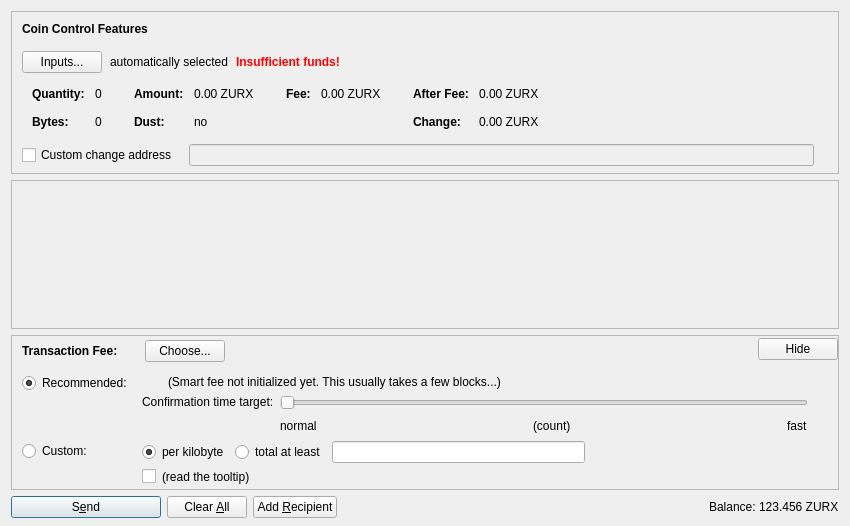
<?xml version="1.0" encoding="UTF-8"?>
<ui version="4.0">
 <class>SendCoinsDialog</class>
 <widget class="QDialog" name="SendCoinsDialog">
  <property name="geometry">
   <rect>
    <x>0</x>
    <y>0</y>
    <width>850</width>
    <height>526</height>
   </rect>
  </property>
  <property name="windowTitle">
   <string>Send Coins</string>
  </property>
  <layout class="QVBoxLayout" name="verticalLayout" stretch="0,1,0,0">
   <property name="bottomMargin">
    <number>8</number>
   </property>
   <item>
    <widget class="QFrame" name="frameCoinControl">
     <property name="sizePolicy">
      <sizepolicy hsizetype="Expanding" vsizetype="Expanding">
       <horstretch>0</horstretch>
       <verstretch>0</verstretch>
      </sizepolicy>
     </property>
     <property name="maximumSize">
      <size>
       <width>16777215</width>
       <height>16777215</height>
      </size>
     </property>
     <property name="frameShape">
      <enum>QFrame::StyledPanel</enum>
     </property>
     <property name="frameShadow">
      <enum>QFrame::Sunken</enum>
     </property>
     <layout class="QVBoxLayout" name="verticalLayoutCoinControl2">
      <property name="spacing">
       <number>0</number>
      </property>
      <property name="leftMargin">
       <number>0</number>
      </property>
      <property name="topMargin">
       <number>0</number>
      </property>
      <property name="rightMargin">
       <number>0</number>
      </property>
      <property name="bottomMargin">
       <number>6</number>
      </property>
      <item>
       <layout class="QVBoxLayout" name="verticalLayoutCoinControl" stretch="0,0,0,0,1">
        <property name="spacing">
         <number>0</number>
        </property>
        <property name="leftMargin">
         <number>10</number>
        </property>
        <property name="topMargin">
         <number>10</number>
        </property>
        <item>
         <layout class="QHBoxLayout" name="horizontalLayoutCoinControl1">
          <property name="bottomMargin">
           <number>15</number>
          </property>
          <item>
           <widget class="QLabel" name="labelCoinControlFeatures">
            <property name="sizePolicy">
             <sizepolicy hsizetype="Preferred" vsizetype="Maximum">
              <horstretch>0</horstretch>
              <verstretch>0</verstretch>
             </sizepolicy>
            </property>
            <property name="font">
             <font>
              <weight>75</weight>
              <bold>true</bold>
             </font>
            </property>
            <property name="styleSheet">
             <string notr="true">font-weight:bold;</string>
            </property>
            <property name="text">
             <string>Coin Control Features</string>
            </property>
           </widget>
          </item>
         </layout>
        </item>
        <item>
         <layout class="QHBoxLayout" name="horizontalLayoutCoinControl2" stretch="0,0,0,0">
          <property name="spacing">
           <number>8</number>
          </property>
          <property name="bottomMargin">
           <number>10</number>
          </property>
          <item>
           <widget class="QPushButton" name="pushButtonCoinControl">
            <property name="styleSheet">
             <string notr="true"/>
            </property>
            <property name="text">
             <string>Inputs...</string>
            </property>
            <property name="autoDefault">
             <bool>false</bool>
            </property>
           </widget>
          </item>
          <item>
           <widget class="QLabel" name="labelCoinControlAutomaticallySelected">
            <property name="text">
             <string>automatically selected</string>
            </property>
            <property name="margin">
             <number>5</number>
            </property>
           </widget>
          </item>
          <item>
           <widget class="QLabel" name="labelCoinControlInsuffFunds">
            <property name="font">
             <font>
              <weight>75</weight>
              <bold>true</bold>
             </font>
            </property>
            <property name="styleSheet">
             <string notr="true">color:red;font-weight:bold;</string>
            </property>
            <property name="text">
             <string>Insufficient funds!</string>
            </property>
            <property name="margin">
             <number>5</number>
            </property>
           </widget>
          </item>
          <item>
           <spacer name="horizontalSpacerCoinControl">
            <property name="orientation">
             <enum>Qt::Horizontal</enum>
            </property>
            <property name="sizeHint" stdset="0">
             <size>
              <width>40</width>
              <height>1</height>
             </size>
            </property>
           </spacer>
          </item>
         </layout>
        </item>
        <item>
         <widget class="QWidget" name="widgetCoinControl" native="true">
          <property name="sizePolicy">
           <sizepolicy hsizetype="Preferred" vsizetype="Preferred">
            <horstretch>0</horstretch>
            <verstretch>0</verstretch>
           </sizepolicy>
          </property>
          <property name="minimumSize">
           <size>
            <width>0</width>
            <height>0</height>
           </size>
          </property>
          <property name="styleSheet">
           <string notr="true"/>
          </property>
          <layout class="QHBoxLayout" name="horizontalLayoutCoinControl5">
           <property name="leftMargin">
            <number>0</number>
           </property>
           <property name="topMargin">
            <number>0</number>
           </property>
           <property name="rightMargin">
            <number>0</number>
           </property>
           <property name="bottomMargin">
            <number>0</number>
           </property>
           <item>
            <layout class="QHBoxLayout" name="horizontalLayoutCoinControl3" stretch="0,0,0,1">
             <property name="spacing">
              <number>20</number>
             </property>
             <property name="topMargin">
              <number>0</number>
             </property>
             <property name="bottomMargin">
              <number>10</number>
             </property>
             <item>
              <layout class="QFormLayout" name="formLayoutCoinControl1">
               <property name="horizontalSpacing">
                <number>10</number>
               </property>
               <property name="verticalSpacing">
                <number>14</number>
               </property>
               <property name="leftMargin">
                <number>10</number>
               </property>
               <property name="topMargin">
                <number>4</number>
               </property>
               <property name="rightMargin">
                <number>6</number>
               </property>
               <item row="0" column="0">
                <widget class="QLabel" name="labelCoinControlQuantityText">
                 <property name="font">
                  <font>
                   <weight>75</weight>
                   <bold>true</bold>
                  </font>
                 </property>
                 <property name="text">
                  <string>Quantity:</string>
                 </property>
                 <property name="margin">
                  <number>0</number>
                 </property>
                </widget>
               </item>
               <item row="0" column="1">
                <widget class="QLabel" name="labelCoinControlQuantity">
                 <property name="cursor">
                  <cursorShape>IBeamCursor</cursorShape>
                 </property>
                 <property name="contextMenuPolicy">
                  <enum>Qt::ActionsContextMenu</enum>
                 </property>
                 <property name="text">
                  <string notr="true">0</string>
                 </property>
                 <property name="margin">
                  <number>0</number>
                 </property>
                 <property name="textInteractionFlags">
                  <set>Qt::LinksAccessibleByMouse|Qt::TextSelectableByKeyboard|Qt::TextSelectableByMouse</set>
                 </property>
                </widget>
               </item>
               <item row="1" column="0">
                <widget class="QLabel" name="labelCoinControlBytesText">
                 <property name="font">
                  <font>
                   <weight>75</weight>
                   <bold>true</bold>
                  </font>
                 </property>
                 <property name="text">
                  <string>Bytes:</string>
                 </property>
                </widget>
               </item>
               <item row="1" column="1">
                <widget class="QLabel" name="labelCoinControlBytes">
                 <property name="cursor">
                  <cursorShape>IBeamCursor</cursorShape>
                 </property>
                 <property name="contextMenuPolicy">
                  <enum>Qt::ActionsContextMenu</enum>
                 </property>
                 <property name="text">
                  <string notr="true">0</string>
                 </property>
                 <property name="textInteractionFlags">
                  <set>Qt::LinksAccessibleByMouse|Qt::TextSelectableByKeyboard|Qt::TextSelectableByMouse</set>
                 </property>
                </widget>
               </item>
              </layout>
             </item>
             <item>
              <layout class="QFormLayout" name="formLayoutCoinControl2">
               <property name="horizontalSpacing">
                <number>10</number>
               </property>
               <property name="verticalSpacing">
                <number>14</number>
               </property>
               <property name="leftMargin">
                <number>6</number>
               </property>
               <property name="topMargin">
                <number>4</number>
               </property>
               <property name="rightMargin">
                <number>6</number>
               </property>
               <item row="0" column="0">
                <widget class="QLabel" name="labelCoinControlAmountText">
                 <property name="font">
                  <font>
                   <weight>75</weight>
                   <bold>true</bold>
                  </font>
                 </property>
                 <property name="text">
                  <string>Amount:</string>
                 </property>
                 <property name="margin">
                  <number>0</number>
                 </property>
                </widget>
               </item>
               <item row="0" column="1">
                <widget class="QLabel" name="labelCoinControlAmount">
                 <property name="cursor">
                  <cursorShape>IBeamCursor</cursorShape>
                 </property>
                 <property name="contextMenuPolicy">
                  <enum>Qt::ActionsContextMenu</enum>
                 </property>
                 <property name="text">
                  <string notr="true">0.00 ZURX</string>
                 </property>
                 <property name="textInteractionFlags">
                  <set>Qt::LinksAccessibleByMouse|Qt::TextSelectableByKeyboard|Qt::TextSelectableByMouse</set>
                 </property>
                </widget>
               </item>
               <item row="1" column="0">
                <widget class="QLabel" name="labelCoinControlLowOutputText">
                 <property name="font">
                  <font>
                   <weight>75</weight>
                   <bold>true</bold>
                  </font>
                 </property>
                 <property name="text">
                  <string>Dust:</string>
                 </property>
                </widget>
               </item>
               <item row="1" column="1">
                <widget class="QLabel" name="labelCoinControlLowOutput">
                 <property name="cursor">
                  <cursorShape>IBeamCursor</cursorShape>
                 </property>
                 <property name="contextMenuPolicy">
                  <enum>Qt::ActionsContextMenu</enum>
                 </property>
                 <property name="text">
                  <string notr="true">no</string>
                 </property>
                 <property name="textInteractionFlags">
                  <set>Qt::LinksAccessibleByMouse|Qt::TextSelectableByKeyboard|Qt::TextSelectableByMouse</set>
                 </property>
                </widget>
               </item>
              </layout>
             </item>
             <item>
              <layout class="QFormLayout" name="formLayoutCoinControl3">
               <property name="horizontalSpacing">
                <number>10</number>
               </property>
               <property name="verticalSpacing">
                <number>14</number>
               </property>
               <property name="leftMargin">
                <number>6</number>
               </property>
               <property name="topMargin">
                <number>4</number>
               </property>
               <property name="rightMargin">
                <number>6</number>
               </property>
               <item row="0" column="0">
                <widget class="QLabel" name="labelCoinControlFeeText">
                 <property name="font">
                  <font>
                   <weight>75</weight>
                   <bold>true</bold>
                  </font>
                 </property>
                 <property name="text">
                  <string>Fee:</string>
                 </property>
                 <property name="margin">
                  <number>0</number>
                 </property>
                </widget>
               </item>
               <item row="0" column="1">
                <widget class="QLabel" name="labelCoinControlFee">
                 <property name="cursor">
                  <cursorShape>IBeamCursor</cursorShape>
                 </property>
                 <property name="contextMenuPolicy">
                  <enum>Qt::ActionsContextMenu</enum>
                 </property>
                 <property name="text">
                  <string notr="true">0.00 ZURX</string>
                 </property>
                 <property name="textInteractionFlags">
                  <set>Qt::LinksAccessibleByMouse|Qt::TextSelectableByKeyboard|Qt::TextSelectableByMouse</set>
                 </property>
                </widget>
               </item>
              </layout>
             </item>
             <item>
              <layout class="QFormLayout" name="formLayoutCoinControl4">
               <property name="horizontalSpacing">
                <number>10</number>
               </property>
               <property name="verticalSpacing">
                <number>14</number>
               </property>
               <property name="leftMargin">
                <number>6</number>
               </property>
               <property name="topMargin">
                <number>4</number>
               </property>
               <property name="rightMargin">
                <number>6</number>
               </property>
               <item row="0" column="0">
                <widget class="QLabel" name="labelCoinControlAfterFeeText">
                 <property name="font">
                  <font>
                   <weight>75</weight>
                   <bold>true</bold>
                  </font>
                 </property>
                 <property name="text">
                  <string>After Fee:</string>
                 </property>
                 <property name="margin">
                  <number>0</number>
                 </property>
                </widget>
               </item>
               <item row="0" column="1">
                <widget class="QLabel" name="labelCoinControlAfterFee">
                 <property name="cursor">
                  <cursorShape>IBeamCursor</cursorShape>
                 </property>
                 <property name="contextMenuPolicy">
                  <enum>Qt::ActionsContextMenu</enum>
                 </property>
                 <property name="text">
                  <string notr="true">0.00 ZURX</string>
                 </property>
                 <property name="textInteractionFlags">
                  <set>Qt::LinksAccessibleByMouse|Qt::TextSelectableByKeyboard|Qt::TextSelectableByMouse</set>
                 </property>
                </widget>
               </item>
               <item row="1" column="0">
                <widget class="QLabel" name="labelCoinControlChangeText">
                 <property name="font">
                  <font>
                   <weight>75</weight>
                   <bold>true</bold>
                  </font>
                 </property>
                 <property name="text">
                  <string>Change:</string>
                 </property>
                </widget>
               </item>
               <item row="1" column="1">
                <widget class="QLabel" name="labelCoinControlChange">
                 <property name="cursor">
                  <cursorShape>IBeamCursor</cursorShape>
                 </property>
                 <property name="contextMenuPolicy">
                  <enum>Qt::ActionsContextMenu</enum>
                 </property>
                 <property name="text">
                  <string notr="true">0.00 ZURX</string>
                 </property>
                 <property name="textInteractionFlags">
                  <set>Qt::LinksAccessibleByMouse|Qt::TextSelectableByKeyboard|Qt::TextSelectableByMouse</set>
                 </property>
                </widget>
               </item>
              </layout>
             </item>
            </layout>
           </item>
          </layout>
         </widget>
        </item>
        <item>
         <layout class="QHBoxLayout" name="horizontalLayoutCoinControl4" stretch="0,0,0">
          <property name="spacing">
           <number>12</number>
          </property>
          <property name="sizeConstraint">
           <enum>QLayout::SetDefaultConstraint</enum>
          </property>
          <property name="topMargin">
           <number>5</number>
          </property>
          <property name="rightMargin">
           <number>5</number>
          </property>
          <item>
           <widget class="QCheckBox" name="checkBoxCoinControlChange">
            <property name="toolTip">
             <string>If this is activated, but the change address is empty or invalid, change will be sent to a newly generated address.</string>
            </property>
            <property name="text">
             <string>Custom change address</string>
            </property>
           </widget>
          </item>
          <item>
           <widget class="QValidatedLineEdit" name="lineEditCoinControlChange">
            <property name="enabled">
             <bool>false</bool>
            </property>
            <property name="sizePolicy">
             <sizepolicy hsizetype="Expanding" vsizetype="Fixed">
              <horstretch>0</horstretch>
              <verstretch>0</verstretch>
             </sizepolicy>
            </property>
           </widget>
          </item>
          <item>
           <widget class="QLabel" name="labelCoinControlChangeLabel">
            <property name="sizePolicy">
             <sizepolicy hsizetype="Preferred" vsizetype="Expanding">
              <horstretch>0</horstretch>
              <verstretch>0</verstretch>
             </sizepolicy>
            </property>
            <property name="minimumSize">
             <size>
              <width>0</width>
              <height>0</height>
             </size>
            </property>
            <property name="text">
             <string/>
            </property>
            <property name="margin">
             <number>3</number>
            </property>
           </widget>
          </item>
         </layout>
        </item>
        <item>
         <spacer name="verticalSpacerCoinControl">
          <property name="orientation">
           <enum>Qt::Vertical</enum>
          </property>
          <property name="sizeHint" stdset="0">
           <size>
            <width>800</width>
            <height>1</height>
           </size>
          </property>
         </spacer>
        </item>
       </layout>
      </item>
     </layout>
    </widget>
   </item>
   <item>
    <widget class="QScrollArea" name="scrollArea">
     <property name="widgetResizable">
      <bool>true</bool>
     </property>
     <widget class="QWidget" name="scrollAreaWidgetContents">
      <property name="geometry">
       <rect>
        <x>0</x>
        <y>0</y>
        <width>830</width>
        <height>104</height>
       </rect>
      </property>
      <layout class="QVBoxLayout" name="verticalLayout_2" stretch="0,1">
       <property name="leftMargin">
        <number>0</number>
       </property>
       <property name="topMargin">
        <number>0</number>
       </property>
       <property name="rightMargin">
        <number>0</number>
       </property>
       <property name="bottomMargin">
        <number>0</number>
       </property>
       <item>
        <layout class="QVBoxLayout" name="entries">
         <property name="spacing">
          <number>6</number>
         </property>
        </layout>
       </item>
       <item>
        <spacer name="verticalSpacer">
         <property name="orientation">
          <enum>Qt::Vertical</enum>
         </property>
         <property name="sizeHint" stdset="0">
          <size>
           <width>20</width>
           <height>40</height>
          </size>
         </property>
        </spacer>
       </item>
      </layout>
     </widget>
    </widget>
   </item>
   <item>
    <widget class="QFrame" name="frameFee">
     <property name="sizePolicy">
      <sizepolicy hsizetype="Expanding" vsizetype="Expanding">
       <horstretch>0</horstretch>
       <verstretch>0</verstretch>
      </sizepolicy>
     </property>
     <property name="maximumSize">
      <size>
       <width>16777215</width>
       <height>16777215</height>
      </size>
     </property>
     <property name="frameShape">
      <enum>QFrame::StyledPanel</enum>
     </property>
     <property name="frameShadow">
      <enum>QFrame::Sunken</enum>
     </property>
     <layout class="QVBoxLayout" name="verticalLayoutFee1">
      <property name="spacing">
       <number>0</number>
      </property>
      <property name="leftMargin">
       <number>0</number>
      </property>
      <property name="topMargin">
       <number>0</number>
      </property>
      <property name="rightMargin">
       <number>0</number>
      </property>
      <property name="bottomMargin">
       <number>0</number>
      </property>
      <item>
       <layout class="QVBoxLayout" name="verticalLayoutFee2" stretch="0,0,0">
        <property name="spacing">
         <number>0</number>
        </property>
        <property name="leftMargin">
         <number>10</number>
        </property>
        <property name="topMargin">
         <number>0</number>
        </property>
        <item>
         <layout class="QHBoxLayout" name="horizontalLayoutFee1">
          <property name="bottomMargin">
           <number>0</number>
          </property>
          <item>
           <layout class="QVBoxLayout" name="verticalLayoutFee7">
            <property name="spacing">
             <number>0</number>
            </property>
            <item>
             <spacer name="verticalSpacerSmartFee">
              <property name="orientation">
               <enum>Qt::Vertical</enum>
              </property>
              <property name="sizeType">
               <enum>QSizePolicy::Fixed</enum>
              </property>
              <property name="sizeHint" stdset="0">
               <size>
                <width>1</width>
                <height>4</height>
               </size>
              </property>
             </spacer>
            </item>
            <item>
             <layout class="QHBoxLayout" name="horizontalLayoutSmartFee">
              <property name="spacing">
               <number>10</number>
              </property>
              <item>
               <widget class="QLabel" name="labelFeeHeadline">
                <property name="sizePolicy">
                 <sizepolicy hsizetype="Preferred" vsizetype="Maximum">
                  <horstretch>0</horstretch>
                  <verstretch>0</verstretch>
                 </sizepolicy>
                </property>
                <property name="font">
                 <font>
                  <weight>75</weight>
                  <bold>true</bold>
                 </font>
                </property>
                <property name="styleSheet">
                 <string notr="true">font-weight:bold;</string>
                </property>
                <property name="text">
                 <string>Transaction Fee:</string>
                </property>
               </widget>
              </item>
              <item>
               <widget class="QLabel" name="labelFeeMinimized">
                <property name="text">
                 <string/>
                </property>
               </widget>
              </item>
              <item>
               <widget class="QPushButton" name="buttonChooseFee">
                <property name="text">
                 <string>Choose...</string>
                </property>
               </widget>
              </item>
             </layout>
            </item>
            <item>
             <spacer name="verticalSpacer_5">
              <property name="orientation">
               <enum>Qt::Vertical</enum>
              </property>
              <property name="sizeHint" stdset="0">
               <size>
                <width>1</width>
                <height>1</height>
               </size>
              </property>
             </spacer>
            </item>
           </layout>
          </item>
          <item>
           <spacer name="horizontalSpacer_4">
            <property name="orientation">
             <enum>Qt::Horizontal</enum>
            </property>
            <property name="sizeHint" stdset="0">
             <size>
              <width>40</width>
              <height>20</height>
             </size>
            </property>
           </spacer>
          </item>
          <item>
           <widget class="QPushButton" name="buttonMinimizeFee">
            <property name="toolTip">
             <string>collapse fee-settings</string>
            </property>
            <property name="text">
             <string>Hide</string>
            </property>
           </widget>
          </item>
         </layout>
        </item>
        <item>
         <widget class="QFrame" name="frameFeeSelection">
          <layout class="QVBoxLayout" name="verticalLayoutFee12">
           <property name="spacing">
            <number>0</number>
           </property>
           <property name="leftMargin">
            <number>0</number>
           </property>
           <property name="topMargin">
            <number>0</number>
           </property>
           <property name="rightMargin">
            <number>0</number>
           </property>
           <property name="bottomMargin">
            <number>0</number>
           </property>
           <item>
            <layout class="QGridLayout" name="gridLayoutFee">
             <property name="topMargin">
              <number>10</number>
             </property>
             <property name="bottomMargin">
              <number>4</number>
             </property>
             <property name="horizontalSpacing">
              <number>10</number>
             </property>
             <property name="verticalSpacing">
              <number>4</number>
             </property>
             <item row="1" column="1">
              <layout class="QVBoxLayout" name="verticalLayoutFee8">
               <property name="spacing">
                <number>6</number>
               </property>
               <item>
                <layout class="QHBoxLayout" name="horizontalLayoutFee13">
                 <item>
                  <widget class="QRadioButton" name="radioCustomPerKilobyte">
                   <property name="toolTip">
                    <string>If the custom fee is set to 1000 satoshis and the transaction is only 250 bytes, then &quot;per kilobyte&quot; only pays 250 satoshis in fee, while &quot;total at least&quot; pays 1000 satoshis. For transactions bigger than a kilobyte both pay by kilobyte.</string>
                   </property>
                   <property name="text">
                    <string>per kilobyte</string>
                   </property>
                   <property name="checked">
                    <bool>true</bool>
                   </property>
                   <attribute name="buttonGroup">
                    <string notr="true">groupCustomFee</string>
                   </attribute>
                  </widget>
                 </item>
                 <item>
                  <widget class="QRadioButton" name="radioCustomAtLeast">
                   <property name="toolTip">
                    <string>If the custom fee is set to 1000 satoshis and the transaction is only 250 bytes, then &quot;per kilobyte&quot; only pays 250 satoshis in fee, while &quot;total at least&quot; pays 1000 satoshis. For transactions bigger than a kilobyte both pay by kilobyte.</string>
                   </property>
                   <property name="text">
                    <string>total at least</string>
                   </property>
                   <attribute name="buttonGroup">
                    <string notr="true">groupCustomFee</string>
                   </attribute>
                  </widget>
                 </item>
                 <item>
                  <widget class="BitcoinAmountField" name="customFee"/>
                 </item>
                 <item>
                  <spacer name="horizontalSpacer_6">
                   <property name="orientation">
                    <enum>Qt::Horizontal</enum>
                   </property>
                   <property name="sizeHint" stdset="0">
                    <size>
                     <width>1</width>
                     <height>1</height>
                    </size>
                   </property>
                  </spacer>
                 </item>
                </layout>
               </item>
               <item>
                <layout class="QHBoxLayout" name="horizontalLayoutFee8">
                 <item>
                  <widget class="QCheckBox" name="checkBoxMinimumFee">
                   <property name="toolTip">
                    <string>Paying only the minimum fee is just fine as long as there is less transaction volume than space in the blocks. But be aware that this can end up in a never confirming transaction once there is more demand for zurxcoin transactions than the network can process.</string>
                   </property>
                   <property name="text">
                    <string/>
                   </property>
                  </widget>
                 </item>
                 <item>
                  <widget class="QLabel" name="labelMinFeeWarning">
                   <property name="enabled">
                    <bool>true</bool>
                   </property>
                   <property name="toolTip">
                    <string>Paying only the minimum fee is just fine as long as there is less transaction volume than space in the blocks. But be aware that this can end up in a never confirming transaction once there is more demand for zurxcoin transactions than the network can process.</string>
                   </property>
                   <property name="text">
                    <string>(read the tooltip)</string>
                   </property>
                   <property name="margin">
                    <number>5</number>
                   </property>
                  </widget>
                 </item>
                 <item>
                  <spacer name="horizontalSpacer_2">
                   <property name="orientation">
                    <enum>Qt::Horizontal</enum>
                   </property>
                   <property name="sizeHint" stdset="0">
                    <size>
                     <width>1</width>
                     <height>1</height>
                    </size>
                   </property>
                  </spacer>
                 </item>
                </layout>
               </item>
              </layout>
             </item>
             <item row="0" column="0">
              <layout class="QVBoxLayout" name="verticalLayoutFee4" stretch="0,1">
               <item>
                <widget class="QRadioButton" name="radioSmartFee">
                 <property name="text">
                  <string>Recommended:</string>
                 </property>
                 <property name="checked">
                  <bool>true</bool>
                 </property>
                 <attribute name="buttonGroup">
                  <string notr="true">groupFee</string>
                 </attribute>
                </widget>
               </item>
               <item>
                <spacer name="verticalSpacer_2">
                 <property name="orientation">
                  <enum>Qt::Vertical</enum>
                 </property>
                 <property name="sizeHint" stdset="0">
                  <size>
                   <width>1</width>
                   <height>1</height>
                  </size>
                 </property>
                </spacer>
               </item>
              </layout>
             </item>
             <item row="1" column="0">
              <layout class="QVBoxLayout" name="verticalLayoutFee9" stretch="0,1">
               <item>
                <widget class="QRadioButton" name="radioCustomFee">
                 <property name="text">
                  <string>Custom:</string>
                 </property>
                 <attribute name="buttonGroup">
                  <string notr="true">groupFee</string>
                 </attribute>
                </widget>
               </item>
               <item>
                <spacer name="verticalSpacer_6">
                 <property name="orientation">
                  <enum>Qt::Vertical</enum>
                 </property>
                 <property name="sizeHint" stdset="0">
                  <size>
                   <width>1</width>
                   <height>1</height>
                  </size>
                 </property>
                </spacer>
               </item>
              </layout>
             </item>
             <item row="0" column="1">
              <layout class="QVBoxLayout" name="verticalLayoutFee3" stretch="0,0,1">
               <property name="spacing">
                <number>6</number>
               </property>
               <property name="topMargin">
                <number>2</number>
               </property>
               <item>
                <layout class="QHBoxLayout" name="horizontalLayoutFee12">
                 <item>
                  <widget class="QLabel" name="labelSmartFee">
                   <property name="text">
                    <string/>
                   </property>
                   <property name="margin">
                    <number>2</number>
                   </property>
                  </widget>
                 </item>
                 <item>
                  <widget class="QLabel" name="labelFeeEstimation">
                   <property name="text">
                    <string/>
                   </property>
                  </widget>
                 </item>
                 <item>
                  <widget class="QLabel" name="labelSmartFee2">
                   <property name="text">
                    <string>(Smart fee not initialized yet. This usually takes a few blocks...)</string>
                   </property>
                   <property name="margin">
                    <number>2</number>
                   </property>
                  </widget>
                 </item>
                 <item>
                  <spacer name="horizontalSpacer_5">
                   <property name="orientation">
                    <enum>Qt::Horizontal</enum>
                   </property>
                   <property name="sizeHint" stdset="0">
                    <size>
                     <width>1</width>
                     <height>1</height>
                    </size>
                   </property>
                  </spacer>
                 </item>
                </layout>
               </item>
               <item>
                <layout class="QHBoxLayout" name="horizontalLayoutFee9">
                 <item>
                  <layout class="QVBoxLayout" name="verticalLayoutFee6">
                   <item>
                    <widget class="QLabel" name="labelSmartFee3">
                     <property name="text">
                      <string>Confirmation time target:</string>
                     </property>
                     <property name="margin">
                      <number>2</number>
                     </property>
                    </widget>
                   </item>
                   <item>
                    <spacer name="verticalSpacer_3">
                     <property name="orientation">
                      <enum>Qt::Vertical</enum>
                     </property>
                     <property name="sizeHint" stdset="0">
                      <size>
                       <width>1</width>
                       <height>1</height>
                      </size>
                     </property>
                    </spacer>
                   </item>
                  </layout>
                 </item>
                 <item>
                  <layout class="QVBoxLayout" name="verticalLayoutFee5">
                   <property name="rightMargin">
                    <number>30</number>
                   </property>
                   <item>
                    <widget class="QSlider" name="sliderSmartFee">
                     <property name="minimum">
                      <number>0</number>
                     </property>
                     <property name="maximum">
                      <number>23</number>
                     </property>
                     <property name="pageStep">
                      <number>1</number>
                     </property>
                     <property name="value">
                      <number>0</number>
                     </property>
                     <property name="orientation">
                      <enum>Qt::Horizontal</enum>
                     </property>
                     <property name="invertedAppearance">
                      <bool>false</bool>
                     </property>
                     <property name="invertedControls">
                      <bool>false</bool>
                     </property>
                     <property name="tickPosition">
                      <enum>QSlider::NoTicks</enum>
                     </property>
                    </widget>
                   </item>
                   <item>
                    <layout class="QHBoxLayout" name="horizontalLayoutFee10">
                     <item>
                      <widget class="QLabel" name="labelSmartFeeNormal">
                       <property name="text">
                        <string>normal</string>
                       </property>
                      </widget>
                     </item>
                     <item>
                      <spacer name="horizontalSpacer_7">
                       <property name="orientation">
                        <enum>Qt::Horizontal</enum>
                       </property>
                       <property name="sizeHint" stdset="0">
                        <size>
                         <width>40</width>
                         <height>20</height>
                        </size>
                       </property>
                      </spacer>
                     </item>
                     <item>
                      <widget class="QLabel" name="confirmationTargetLabel">
                       <property name="text">
                        <string notr="true">(count)</string>
                       </property>
                      </widget>
                     </item>
                     <item>
                      <spacer name="horizontalSpacer_3">
                       <property name="orientation">
                        <enum>Qt::Horizontal</enum>
                       </property>
                       <property name="sizeHint" stdset="0">
                        <size>
                         <width>40</width>
                         <height>20</height>
                        </size>
                       </property>
                      </spacer>
                     </item>
                     <item>
                      <widget class="QLabel" name="labelSmartFeeFast">
                       <property name="text">
                        <string>fast</string>
                       </property>
                      </widget>
                     </item>
                    </layout>
                   </item>
                  </layout>
                 </item>
                </layout>
               </item>
               <item>
                <spacer name="verticalSpacer_4">
                 <property name="orientation">
                  <enum>Qt::Vertical</enum>
                 </property>
                 <property name="sizeHint" stdset="0">
                  <size>
                   <width>1</width>
                   <height>1</height>
                  </size>
                 </property>
                </spacer>
               </item>
              </layout>
             </item>
            </layout>
           </item>
          </layout>
         </widget>
        </item>
        <item>
         <spacer name="verticalSpacerFee">
          <property name="orientation">
           <enum>Qt::Vertical</enum>
          </property>
          <property name="sizeHint" stdset="0">
           <size>
            <width>800</width>
            <height>1</height>
           </size>
          </property>
         </spacer>
        </item>
       </layout>
      </item>
     </layout>
    </widget>
   </item>
   <item>
    <layout class="QHBoxLayout" name="horizontalLayout">
     <item>
      <widget class="QPushButton" name="sendButton">
       <property name="minimumSize">
        <size>
         <width>150</width>
         <height>0</height>
        </size>
       </property>
       <property name="toolTip">
        <string>Confirm the send action</string>
       </property>
       <property name="text">
        <string>S&amp;end</string>
       </property>
       <property name="icon">
        <iconset resource="../bitcoin.qrc">
         <normaloff>:/icons/send</normaloff>:/icons/send</iconset>
       </property>
       <property name="autoDefault">
        <bool>false</bool>
       </property>
       <property name="default">
        <bool>true</bool>
       </property>
      </widget>
     </item>
     <item>
      <widget class="QPushButton" name="clearButton">
       <property name="sizePolicy">
        <sizepolicy hsizetype="Minimum" vsizetype="Fixed">
         <horstretch>0</horstretch>
         <verstretch>0</verstretch>
        </sizepolicy>
       </property>
       <property name="toolTip">
        <string>Clear all fields of the form.</string>
       </property>
       <property name="text">
        <string>Clear &amp;All</string>
       </property>
       <property name="icon">
        <iconset resource="../bitcoin.qrc">
         <normaloff>:/icons/remove</normaloff>:/icons/remove</iconset>
       </property>
       <property name="autoDefault">
        <bool>false</bool>
       </property>
      </widget>
     </item>
     <item>
      <widget class="QPushButton" name="addButton">
       <property name="toolTip">
        <string>Send to multiple recipients at once</string>
       </property>
       <property name="text">
        <string>Add &amp;Recipient</string>
       </property>
       <property name="icon">
        <iconset resource="../bitcoin.qrc">
         <normaloff>:/icons/add</normaloff>:/icons/add</iconset>
       </property>
       <property name="autoDefault">
        <bool>false</bool>
       </property>
      </widget>
     </item>
     <item>
      <spacer name="horizontalSpacer">
       <property name="orientation">
        <enum>Qt::Horizontal</enum>
       </property>
       <property name="sizeHint" stdset="0">
        <size>
         <width>40</width>
         <height>20</height>
        </size>
       </property>
      </spacer>
     </item>
     <item>
      <layout class="QHBoxLayout" name="horizontalLayout_2">
       <property name="spacing">
        <number>3</number>
       </property>
       <item>
        <widget class="QLabel" name="label">
         <property name="sizePolicy">
          <sizepolicy hsizetype="Preferred" vsizetype="Fixed">
           <horstretch>0</horstretch>
           <verstretch>0</verstretch>
          </sizepolicy>
         </property>
         <property name="text">
          <string>Balance:</string>
         </property>
        </widget>
       </item>
       <item>
        <widget class="QLabel" name="labelBalance">
         <property name="sizePolicy">
          <sizepolicy hsizetype="Preferred" vsizetype="Fixed">
           <horstretch>0</horstretch>
           <verstretch>0</verstretch>
          </sizepolicy>
         </property>
         <property name="cursor">
          <cursorShape>IBeamCursor</cursorShape>
         </property>
         <property name="text">
          <string notr="true">123.456 ZURX</string>
         </property>
         <property name="textInteractionFlags">
          <set>Qt::LinksAccessibleByMouse|Qt::TextSelectableByKeyboard|Qt::TextSelectableByMouse</set>
         </property>
        </widget>
       </item>
      </layout>
     </item>
    </layout>
   </item>
  </layout>
 </widget>
 <customwidgets>
  <customwidget>
   <class>QValidatedLineEdit</class>
   <extends>QLineEdit</extends>
   <header>qvalidatedlineedit.h</header>
  </customwidget>
  <customwidget>
   <class>BitcoinAmountField</class>
   <extends>QLineEdit</extends>
   <header>bitcoinamountfield.h</header>
   <container>1</container>
  </customwidget>
 </customwidgets>
 <resources>
  <include location="../bitcoin.qrc"/>
 </resources>
 <connections/>
 <buttongroups>
  <buttongroup name="groupFee"/>
  <buttongroup name="groupCustomFee"/>
 </buttongroups>
</ui>
